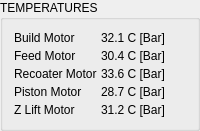
             <widget class="QGroupBox" name="gb_motor_temp">
              <property name="sizePolicy">
               <sizepolicy hsizetype="Expanding" vsizetype="Expanding">
                <horstretch>0</horstretch>
                <verstretch>0</verstretch>
               </sizepolicy>
              </property>
              <property name="title">
               <string>TEMPERATURES</string>
              </property>
              <layout class="QFormLayout">
               <property name="horizontalSpacing">
                <number>4</number>
               </property>
               <property name="verticalSpacing">
                <number>4</number>
               </property>
               <item row="0" column="0">
                <widget class="QLabel" name="label">
                 <property name="text">
                  <string>Build Motor</string>
                 </property>
                </widget>
               </item>
               <item row="0" column="1">
                <widget class="QLabel" name="label">
                 <property name="text">
                  <string>32.1 C [Bar]</string>
                 </property>
                </widget>
               </item>
               <item row="1" column="0">
                <widget class="QLabel" name="label">
                 <property name="text">
                  <string>Feed Motor</string>
                 </property>
                </widget>
               </item>
               <item row="1" column="1">
                <widget class="QLabel" name="label">
                 <property name="text">
                  <string>30.4 C [Bar]</string>
                 </property>
                </widget>
               </item>
               <item row="2" column="0">
                <widget class="QLabel" name="label">
                 <property name="text">
                  <string>Recoater Motor</string>
                 </property>
                </widget>
               </item>
               <item row="2" column="1">
                <widget class="QLabel" name="label">
                 <property name="text">
                  <string>33.6 C [Bar]</string>
                 </property>
                </widget>
               </item>
               <item row="3" column="0">
                <widget class="QLabel" name="label">
                 <property name="text">
                  <string>Piston Motor</string>
                 </property>
                </widget>
               </item>
               <item row="3" column="1">
                <widget class="QLabel" name="label">
                 <property name="text">
                  <string>28.7 C [Bar]</string>
                 </property>
                </widget>
               </item>
               <item row="4" column="0">
                <widget class="QLabel" name="label">
                 <property name="text">
                  <string>Z Lift Motor</string>
                 </property>
                </widget>
               </item>
               <item row="4" column="1">
                <widget class="QLabel" name="label">
                 <property name="text">
                  <string>31.2 C [Bar]</string>
                 </property>
                </widget>
               </item>
              </layout>
             </widget>
